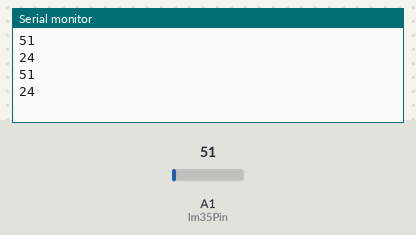
The sketch below on a simulated Arduino Uno, built with avr-gcc and run on an emulated ATmega328P. Parts: the last lines printed to the serial monitor. The test bench sets the inputs (shaded band); at power-on: A1 (lm35Pin) = 51.

Above: at 1.8 s.
1.9 s: A1 (lm35Pin) set to 61
At 2.8 s:
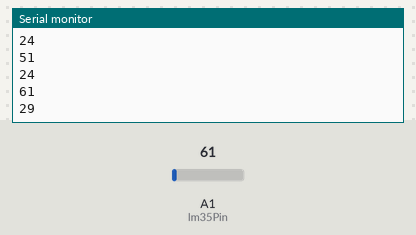
3.4 s: A1 (lm35Pin) set to 71
At 4.8 s:
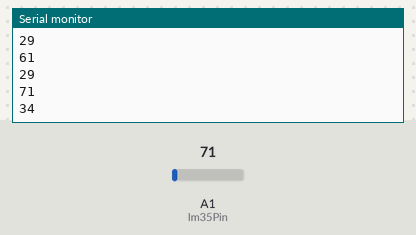
Timing chart, 0 to 6.4 s (numbered marks = the images above; inputs shaded):
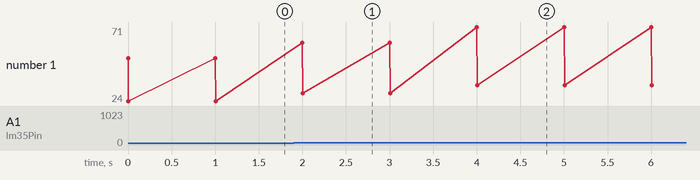

The sketch:

MeasuringTemperatureWithLM35.ino
```cpp
int lm35Pin = 1;
void setup()
{
   Serial.begin(9600);
}
void loop()
{
   int reading = analogRead(lm35Pin);
   Serial.println(reading);
   int temperature = (5.0 * 100 * reading)/1024;
   Serial.println(temperature);
   delay(1000);
}
```

Measured:
- after the input at 1.9 s, the serial monitor: prints a new line after 0.10 s (image 1)
- after the input at 3.4 s, the serial monitor: prints a new line after 0.60 s (image 2)
- plotted number 1: 24 → 29 after the input at 1.9 s, 29 → 34 after the input at 3.4 s
